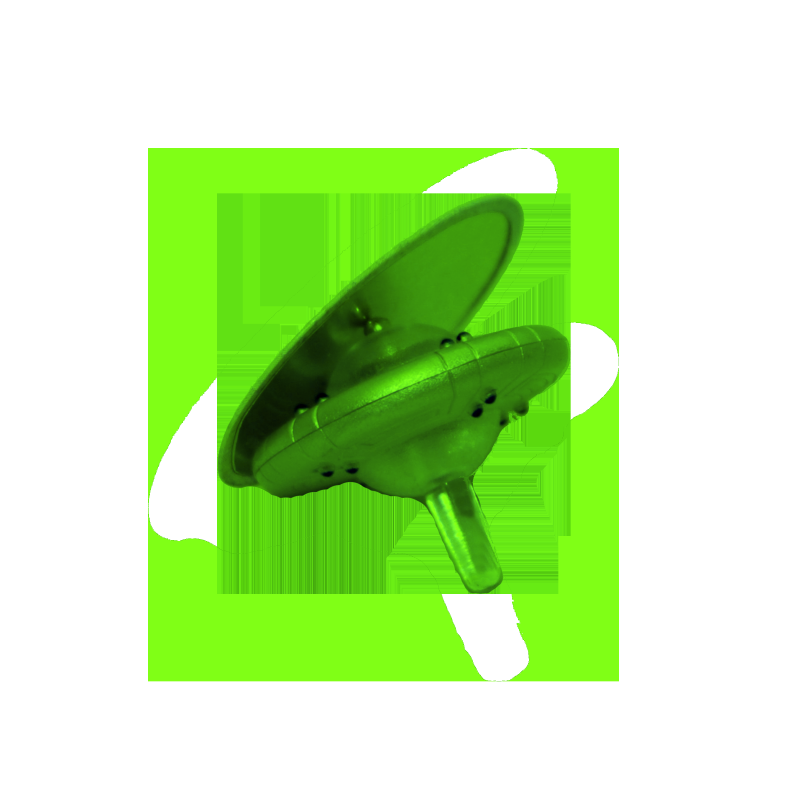
#> input picture images/B1_green/G_11-2006.png, 2400 x 2400 px, found by its file name (shown at 1/3 size); its folder holds 4 pictures in this run
$ python histogram_matching_phdTask.py   (older library calls are emulated)
#> lines starting #> are read from the running program, lines starting #| are printed output that depends on the picture
# -*- coding: utf-8 -*-
"""
Created on Thu Nov  4 11:37:44 2021

@author: asus


https://scikit-image.org/docs/stable/user_guide/getting_started.html

https://scikit-image.org/docs/stable/auto_examples/color_exposure/plot_histogram_matching.html#sphx-glr-auto-examples-color-exposure-plot-histogram-matching-py

https://scikit-image.org/docs/stable/auto_examples/transform/plot_rescale.html#sphx-glr-auto-examples-transform-plot-rescale-py


error PNGs
https://www.google.com/search?q=libpng+warning%3A+iCCP%3A+known+incorrect+sRGB+profile+python+fix&sxsrf=AOaemvK4ZeSvDTL2z87jXPE4D1zSPaLwow%3A1636042529348&ei=IQeEYcrbFJS95OUPjNGA-AM&oq=libpng+warning%3A+iCCP%3A+known+incorrect+sRGB+profile+python+fix&gs_lcp=Cgdnd3Mtd2l6EAM6BwgAEEcQsAM6BQgAEIAEOgYIABAWEB46CAghEBYQHRAeSgQIQRgAUNuJZFi1jGRg9Y1kaAJwAngAgAFWiAGVApIBATSYAQCgAQHIAQjAAQE&sclient=gws-wiz&ved=0ahUKEwiK8LGujf_zAhWUHrkGHYwoAD8Q4dUDCA8&uact=5


IMAGE LUMINANCE
https://stackoverflow.com/questions/6442118/python-measuring-pixel-brightness
https://stackoverflow.com/questions/596216/formula-to-determine-perceived-brightness-of-rgb-color


color transfer git
https://github.com/jrosebr1/color_transfer
https://medium.com/codezest/super-fast-color-transfer-algorithm-bd1a76bc7619
https://ieeexplore.ieee.org/document/946629/citations#citations
https://towardsdatascience.com/histogram-matching-ee3a67b4cbc1
https://www.pyimagesearch.com/2021/02/08/histogram-matching-with-opencv-scikit-image-and-python/


"""

#%%

import matplotlib.pyplot as plt

import skimage
import numpy as np
import os

from skimage import data   # example images
from skimage import exposure
from skimage.exposure import match_histograms
from skimage import io # to import one image
from natsort import natsorted, ns # to import several images

import cv2

import scipy


#%% paths

imagePath   = 'C:\\Dropbox\\TASK\\2_SELECTED_STIMS\\'

imageFolder = ['B1_green','B2_blue','B3_red','training_stims']

#%% directory list

readPath = imagePath + imageFolder[0] + '\\'
list_files = os.listdir(readPath)

#%%
list_files = natsorted(list_files) # ordena archivos inteligentemente
print(list_files)

#%% read images OPENCV

image_list = []
for filename in list_files:
    image_list.append(cv2.imread(readPath + filename,cv2.IMREAD_UNCHANGED))
    print(filename)
print('Done')

imagen = image_list[1]

io.imshow(imagen)
# plt.show(imagen)

# for i in range(100,1300): print(imagen[i,i])

#%% match histograms


reference = image_list[3]
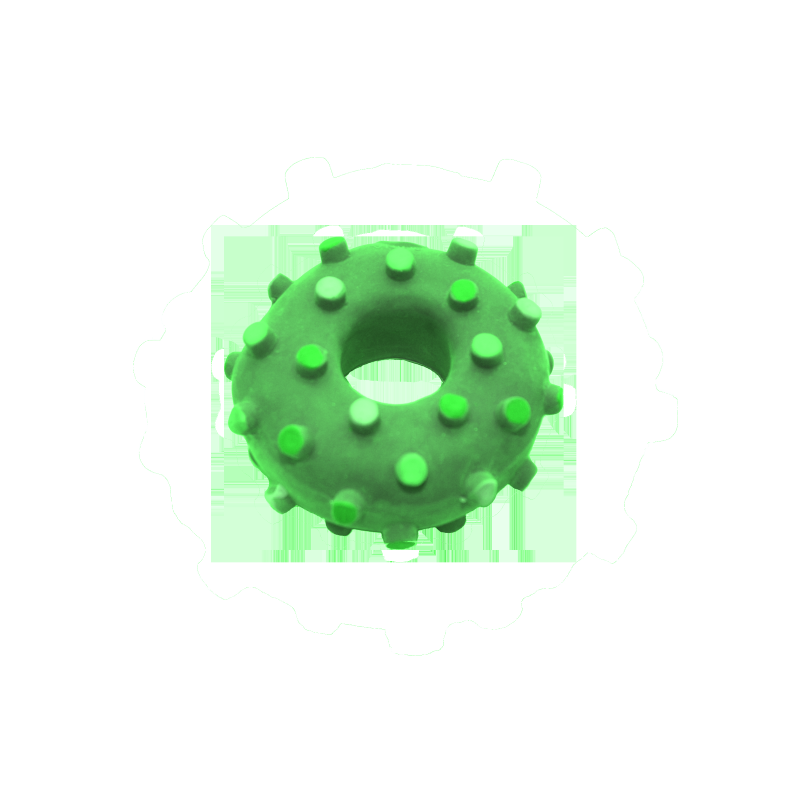
#> reference: shape (2400, 2400, 4) (shown at 1/3 size); mean B, G, R, A 231.1, 245.4, 230.6, 29.3

#> (the run stopped early here; a loop or call above may not have finished)
